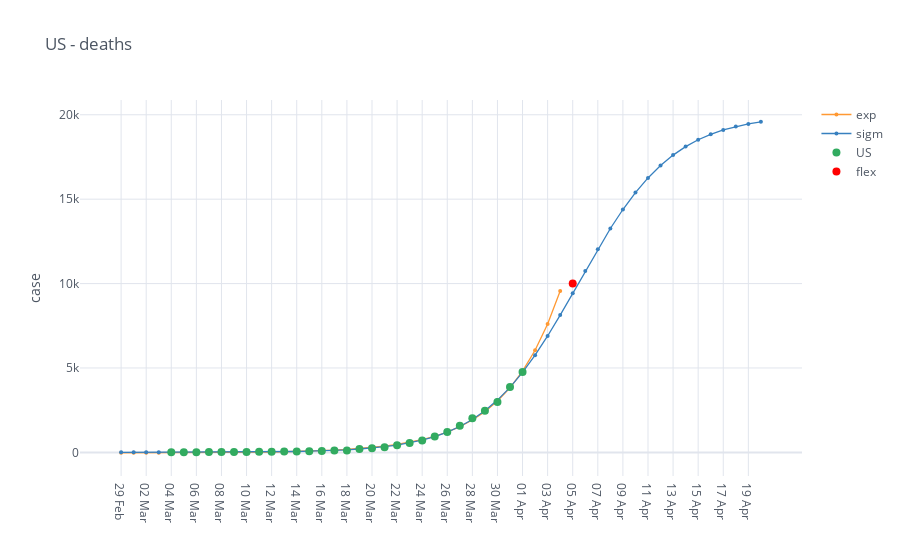

Notebook code for this chart:
### Code cell
death_cases = io.world_load_cases(io.get_filename_death_cases(), [country])
condition = death_cases[country] >= 10
death_cases = death_cases[condition]
# deaths
fig_analysis = mp.iplot_analysis_plot(death_cases, title=country + ' - deaths', log_fitting=False)
fig_analysis.show()

### Figure 1 — Plotly figure (JSON) as saved in the notebook; plotly's stock layout.template omitted (floating-point values rounded to 4 significant figures)
{"data": [{"line": {"color": "rgba(255, 153, 51, 1.0)", "dash": "solid", "shape": "linear", "width": 1.3}, "marker": {"size": 4, "symbol": "circle"}, "mode": "lines+markers", "name": "exp", "text": "", "type": "scatter", "x": ["29 Feb", "01 Mar", "02 Mar", "03 Mar", "04 Mar", "05 Mar", "06 Mar", "07 Mar", "08 Mar", "09 Mar", "10 Mar", "11 Mar", "12 Mar", "13 Mar", "14 Mar", "15 Mar", "16 Mar", "17 Mar", "18 Mar", "19 Mar", "20 Mar", "21 Mar", "22 Mar", "23 Mar", "24 Mar", "25 Mar", "26 Mar", "27 Mar", "28 Mar", "29 Mar", "30 Mar", "31 Mar", "01 Apr", "02 Apr", "03 Apr", "04 Apr", "05 Apr", "06 Apr", "07 Apr", "08 Apr", "09 Apr", "10 Apr", "11 Apr", "12 Apr", "13 Apr", "14 Apr", "15 Apr", "16 Apr", "17 Apr", "18 Apr", "19 Apr", "20 Apr"], "y": [-23.09, -22.24, -21.19, -19.86, -18.19, -16.1, -13.47, -10.16, -6.014, -0.802, 5.745, 13.97, 24.3, 37.27, 53.56, 74.03, 99.73, 132.0, 172.6, 223.5, 287.5, 367.8, 468.8, 595.5, 754.7, 954.7, 1206.0, 1521.0, 1918.0, 2415.0, 3041.0, 3826.0, 4812.0, 6051.0, 7607.0, 9561.0, "", "", "", "", "", "", "", "", "", "", "", "", "", "", "", ""]}, {"line": {"color": "rgba(55, 128, 191, 1.0)", "dash": "solid", "shape": "linear", "width": 1.3}, "marker": {"size": 4, "symbol": "circle"}, "mode": "lines+markers", "name": "sigm", "text": "", "type": "scatter", "x": ["29 Feb", "01 Mar", "02 Mar", "03 Mar", "04 Mar", "05 Mar", "06 Mar", "07 Mar", "08 Mar", "09 Mar", "10 Mar", "11 Mar", "12 Mar", "13 Mar", "14 Mar", "15 Mar", "16 Mar", "17 Mar", "18 Mar", "19 Mar", "20 Mar", "21 Mar", "22 Mar", "23 Mar", "24 Mar", "25 Mar", "26 Mar", "27 Mar", "28 Mar", "29 Mar", "30 Mar", "31 Mar", "01 Apr", "02 Apr", "03 Apr", "04 Apr", "05 Apr", "06 Apr", "07 Apr", "08 Apr", "09 Apr", "10 Apr", "11 Apr", "12 Apr", "13 Apr", "14 Apr", "15 Apr", "16 Apr", "17 Apr", "18 Apr", "19 Apr", "20 Apr"], "y": [1.622, 2.026, 2.552, 3.236, 4.127, 5.287, 6.797, 8.762, 11.32, 14.65, 18.98, 24.62, 31.96, 41.5, 53.91, 70.04, 91.01, 118.2, 153.6, 199.4, 258.7, 335.5, 434.5, 561.9, 725.3, 933.9, 1199.0, 1533.0, 1951.0, 2467.0, 3096.0, 3851.0, 4739.0, 5757.0, 6896.0, 8132.0, 9430.0, 10750.0, 12040.0, 13260.0, 14390.0, 15390.0, 16260.0, 17000.0, 17610.0, 18110.0, 18520.0, 18840.0, 19100.0, 19300.0, 19460.0, 19580.0]}, {"line": {"color": "rgba(50, 171, 96, 1.0)", "dash": "solid", "shape": "linear", "width": 1.3}, "marker": {"size": 8, "symbol": "circle"}, "mode": "markers", "name": "US", "text": "", "type": "scatter", "x": ["29 Feb", "01 Mar", "02 Mar", "03 Mar", "04 Mar", "05 Mar", "06 Mar", "07 Mar", "08 Mar", "09 Mar", "10 Mar", "11 Mar", "12 Mar", "13 Mar", "14 Mar", "15 Mar", "16 Mar", "17 Mar", "18 Mar", "19 Mar", "20 Mar", "21 Mar", "22 Mar", "23 Mar", "24 Mar", "25 Mar", "26 Mar", "27 Mar", "28 Mar", "29 Mar", "30 Mar", "31 Mar", "01 Apr", "02 Apr", "03 Apr", "04 Apr", "05 Apr", "06 Apr", "07 Apr", "08 Apr", "09 Apr", "10 Apr", "11 Apr", "12 Apr", "13 Apr", "14 Apr", "15 Apr", "16 Apr", "17 Apr", "18 Apr", "19 Apr", "20 Apr"], "y": ["", "", "", "", 11.0, 12.0, 14.0, 17.0, 21.0, 22.0, 28.0, 36.0, 40.0, 47.0, 54.0, 63.0, 85.0, 108.0, 118.0, 200.0, 244.0, 307.0, 417.0, 557.0, 706.0, 942.0, 1209.0, 1581.0, 2026.0, 2467.0, 2978.0, 3873.0, 4757.0, "", "", "", "", "", "", "", "", "", "", "", "", "", "", "", "", "", "", ""]}, {"marker": {"color": "rgba(255, 0, 0, 125)", "size": 8}, "mode": "markers", "name": "flex", "type": "scatter", "x": ["05 Apr"], "y": [10000.0]}], "layout": {"legend": {"bgcolor": "#FFFFFF", "font": {"color": "#4D5663"}}, "paper_bgcolor": "#FFFFFF", "plot_bgcolor": "#FFFFFF", "title": {"font": {"color": "#4D5663"}, "text": "US - deaths"}, "xaxis": {"gridcolor": "#E1E5ED", "showgrid": true, "tickfont": {"color": "#4D5663"}, "title": {"font": {"color": "#4D5663"}, "text": ""}, "zerolinecolor": "#E1E5ED"}, "yaxis": {"gridcolor": "#E1E5ED", "showgrid": true, "tickfont": {"color": "#4D5663"}, "title": {"font": {"color": "#4D5663"}, "text": "case"}, "zerolinecolor": "#E1E5ED"}}}
